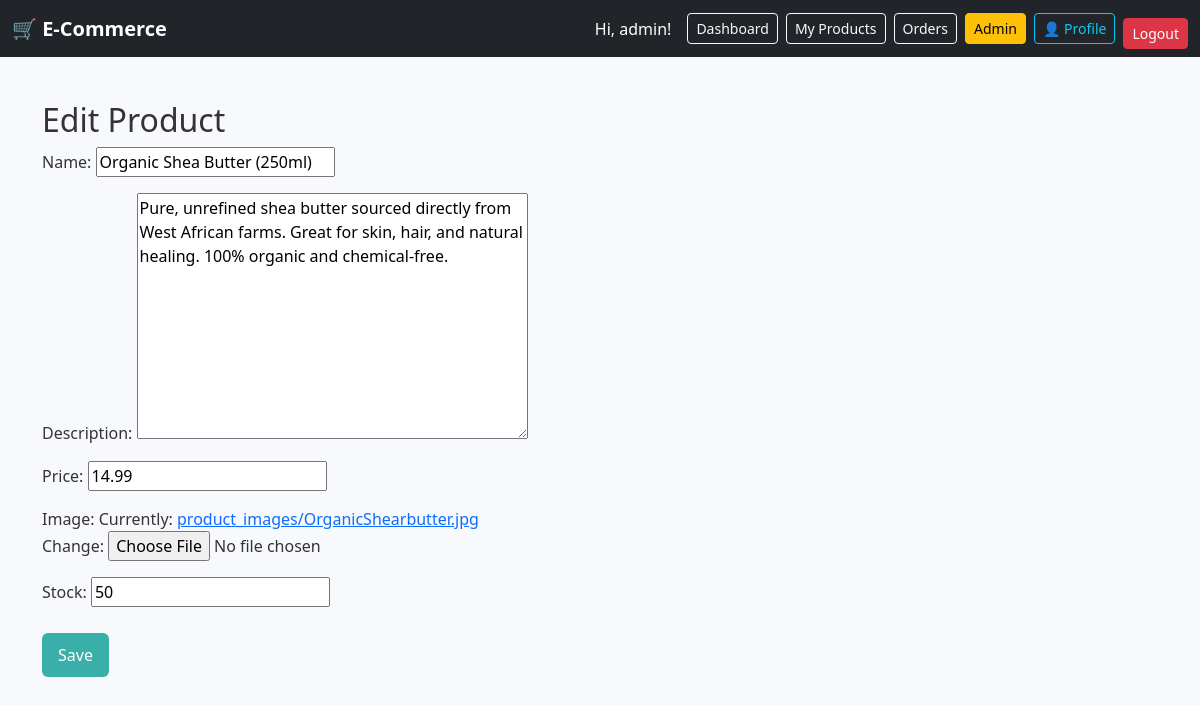
Page /products/seller/edit/1/ (signed in) on the committed database.
### users/models.py (models this page shows)
class CustomUser(AbstractUser):
    ROLE_CHOICES = (
        ('buyer', 'Buyer'),
        ('seller', 'Seller'),
        ('admin', 'Admin'),
    )
    role = models.CharField(max_length=10, choices=ROLE_CHOICES, default='buyer')

### products/models.py (models this page shows, shortened)
class Product(models.Model):
    seller = models.ForeignKey(CustomUser, on_delete=models.CASCADE, limit_choices_to={'role': 'seller'})
    name = models.CharField(max_length=255)
    description = models.TextField()
    price = models.DecimalField(max_digits=10, decimal_places=2)
    rating = models.FloatField(default=0.0)
    image = models.ImageField(upload_to='product_images/')
    stock = models.PositiveIntegerField()

### products/views.py (the view)
# urls.py: path('seller/edit/<int:pk>/', edit_product, name='edit-product'),
@login_required
def edit_product(request, pk):
    product = get_object_or_404(Product, pk=pk, seller=request.user)
    if request.method == 'POST':
        form = ProductForm(request.POST, request.FILES, instance=product)
        if form.is_valid():
            form.save()
            return redirect('seller-products')
    else:
        form = ProductForm(instance=product)
    return render(request, 'products/product_form.html', {'form': form, 'title': 'Edit Product'})

### products/forms.py
class ProductForm(forms.ModelForm):
    class Meta:
        model = Product
        fields = ['name', 'description', 'price', 'image', 'stock']

### templates/products/product_form.html (shortened to what this page needs)
{% extends 'base.html' %}
{% block content %}
  <h2>{{ title }}</h2>
  <form method="post" enctype="multipart/form-data">
    {{ form.as_p }}
    <button type="submit">Save</button>
  </form>
{% endblock %}

### templates/base.html (shortened to what this page needs)
{% load static %}
<!DOCTYPE html>
<html lang="en">
<head>
    <link href="https://cdn.jsdelivr.net/npm/bootstrap@5.3.2/dist/css/bootstrap.min.css" rel="stylesheet">
    <link rel="stylesheet" href="https://cdnjs.cloudflare.com/ajax/libs/font-awesome/6.5.0/css/all.min.css">
    <link rel="stylesheet" href="{% static 'css/style.css' %}">
</head>
<body>
<nav class="navbar navbar-expand-lg navbar-dark bg-dark">
  <div class="container-fluid">
    <a class="navbar-brand fw-bold" href="{% url 'home' %}">🛒 E-Commerce</a>
    <div class="d-flex align-items-center">
      {% if user.is_authenticated %}
        <span class="text-white me-3">Hi, {{ user.username }}!</span>
        {% if user.role == 'seller' %}
          <a href="/dashboard/" class="btn btn-outline-light btn-sm me-2">Dashboard</a>
          <a href="{% url 'seller-products' %}" class="btn btn-outline-light btn-sm me-2">My Products</a>
          <a href="{% url 'seller-orders' %}" class="btn btn-outline-light btn-sm me-2">Orders</a>
        {% elif user.role == 'buyer' %}
          <a href="{% url 'product-list' %}" class="btn btn-outline-light btn-sm me-2">Shop</a>
          <a href="{% url 'view-cart' %}" class="btn btn-outline-light btn-sm me-2">🛒 Cart</a>
          <a href="{% url 'my-orders' %}" class="btn btn-outline-light btn-sm me-2">🧾 My Orders</a>
        {% endif %}
        {% if user.is_superuser %}
          <a href="/admin/" class="btn btn-warning btn-sm me-2">Admin</a>
        {% endif %}
        <a href="{% url 'profile' %}" class="btn btn-outline-info btn-sm me-2">👤 Profile</a>
        <form action="{% url 'logout' %}" method="post" class="d-inline">
          <button type="submit" class="btn btn-danger btn-sm">Logout</button>
        </form>
      {% else %}
        <a href="{% url 'product-list' %}" class="btn btn-outline-light btn-sm me-2">Browse</a>
        <a href="{% url 'login' %}" class="btn btn-outline-success btn-sm me-2">Login</a>
        <a href="{% url 'register' %}" class="btn btn-outline-info btn-sm">Register</a>
      {% endif %}
    </div>
  </div>
</nav>
<main class="container mt-4">
  {% block content %}{% endblock %}
</main>
</body>
</html>

### static/css/style.css (style rules this page uses)
body { margin: 0; padding: 0; font-family: 'Segoe UI', Tahoma, Geneva, Verdana, sans-serif; background-color: #f7f9fc; color: #333; }
main { padding: 20px; max-width: 1000px; margin: auto; }
button, .button-link { background-color: #3aafa9; color: white; border: none; padding: 10px 16px; font-size: 1rem; border-radius: 6px; cursor: pointer; text-decoration: none; display: inline-block; margin-top: 10px; }

### rows in the picture
CustomUser: username "admin"
Product: name "Organic Shea Butter (250ml)", description "Pure, unrefined shea butter sourced directly from West African farms. Great for skin, hair, and natural healing. 100% organic and chemical-free.", price "14.99", stock "50"

### other values in the picture
{{ title }} "Edit Product"
